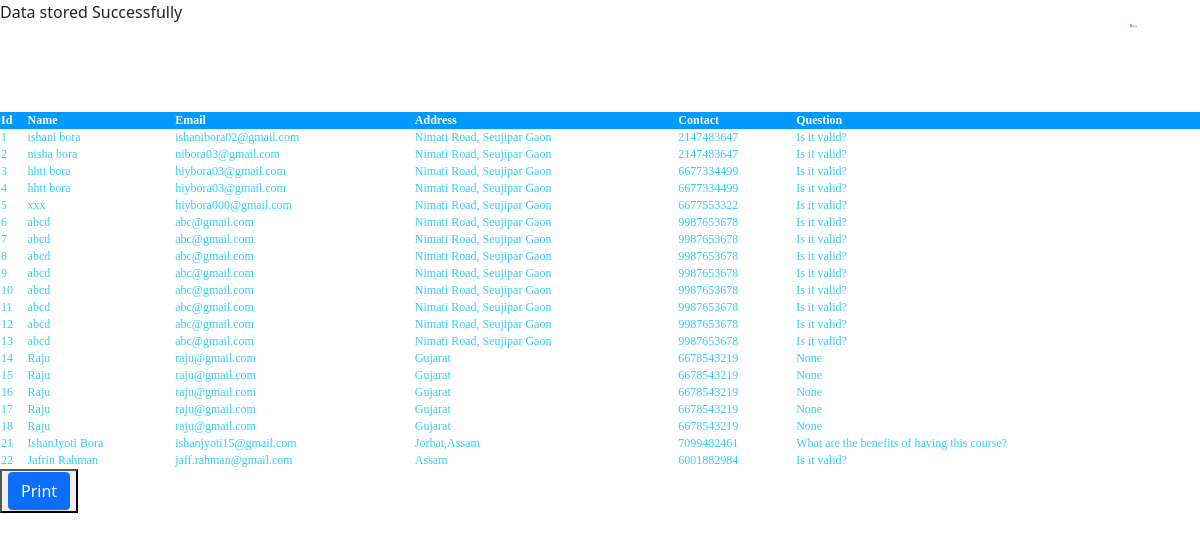
The app's page /connect.php with its own data.
### tables this page shows
CREATE TABLE `registration` (
  `id` int(11) NOT NULL,
  `name` text NOT NULL,
  `email` varchar(100) NOT NULL,
  `address` varchar(200) NOT NULL,
  `contact` bigint(100) NOT NULL,
  `question` varchar(200) NOT NULL
);

### connect.php (the view, shortened to what this page needs)
<?php
$conn=new mysqli('localhost','root','','test1');
?>
<html>
<head>
<link rel="stylesheet" type="text/css" href="css/bootstrap-5.0.0-beta3-dist/css/bootstrap.css"/>
</head>
<body>
<div align="right" >
<img src="logo3.png" height="40px" width="70px"/>
</div>
<br /><br />
<div>
<table>
<tr>
<th>Id</th>
<th>Name</th>
<th>Email</th>
<th>Address</th>
<th>Contact</th>
<th>Question</th>
</tr>
<?php
$sql1="SELECT * FROM registration";
$res=$conn->query($sql1);
if($res->num_rows>0){
while($row=$res->fetch_assoc()){
echo "<tr><td>".$row["id"]."</td><td>".$row["name"]."</td><td>".$row["email"]."</td><td>".$row["address"]."</td><td>".$row["contact"]."</td><td>".$row["question"]."</td><tr>";
}
echo"</table>";
}
else{
echo "0 result";
}
?>
</div>
<div>
<div>
<form action="fetch.php" method="post">
<button><input type="submit"  class="btn btn-primary" name="Print" value="Print" /></button>
</form>
</div>
</div>
</body>
</html>

### connect.php (style rules this page uses)
table { border-collapse:collapse; width:100%; color:#33CCFF; font-family:"Times New Roman", Times, serif; font-size:12px; text-align:left; }
th { background-color:#0099FF; color:#FFFFFF; }

### records on screen
registration: id "1", name "ishani bora", email "ishanibora02@gmail.com", address "Nimati Road, Seujipar Gaon", contact "2147483647", question "Is it valid?"
registration: id "2", name "nisha bora", email "nibora03@gmail.com", address "Nimati Road, Seujipar Gaon", contact "2147483647", question "Is it valid?"
registration: id "3", name "hhtt bora", email "hiybora03@gmail.com", address "Nimati Road, Seujipar Gaon", contact "6677334499", question "Is it valid?"
registration: id "4", name "hhtt bora", email "hiybora03@gmail.com", address "Nimati Road, Seujipar Gaon", contact "6677334499", question "Is it valid?"
registration: id "5", name "xxx", email "hiybora000@gmail.com", address "Nimati Road, Seujipar Gaon", contact "6677553322", question "Is it valid?"
registration: id "6", name "abcd", email "abc@gmail.com", address "Nimati Road, Seujipar Gaon", contact "9987653678", question "Is it valid?"
registration: id "7", name "abcd", email "abc@gmail.com", address "Nimati Road, Seujipar Gaon", contact "9987653678", question "Is it valid?"
registration: id "8", name "abcd", email "abc@gmail.com", address "Nimati Road, Seujipar Gaon", contact "9987653678", question "Is it valid?"
registration: id "9", name "abcd", email "abc@gmail.com", address "Nimati Road, Seujipar Gaon", contact "9987653678", question "Is it valid?"
registration: id "10", name "abcd", email "abc@gmail.com", address "Nimati Road, Seujipar Gaon", contact "9987653678", question "Is it valid?"
registration: id "11", name "abcd", email "abc@gmail.com", address "Nimati Road, Seujipar Gaon", contact "9987653678", question "Is it valid?"
registration: id "12", name "abcd", email "abc@gmail.com", address "Nimati Road, Seujipar Gaon", contact "9987653678", question "Is it valid?"
registration: id "13", name "abcd", email "abc@gmail.com", address "Nimati Road, Seujipar Gaon", contact "9987653678", question "Is it valid?"
registration: id "14", name "Raju", email "raju@gmail.com", address "Gujarat", contact "6678543219", question "None"
registration: id "15", name "Raju", email "raju@gmail.com", address "Gujarat", contact "6678543219", question "None"
registration: id "16", name "Raju", email "raju@gmail.com", address "Gujarat", contact "6678543219", question "None"
registration: id "17", name "Raju", email "raju@gmail.com", address "Gujarat", contact "6678543219", question "None"
registration: id "18", name "Raju", email "raju@gmail.com", address "Gujarat", contact "6678543219", question "None"
registration: id "21", name "IshanJyoti Bora", email "ishanjyoti15@gmail.com", address "Jorhat,Assam", contact "7099482461", question "What are the benefits of having this course?"
registration: id "22", name "Jafrin Rahman", email "jaff.rahman@gmail.com", address "Assam", contact "6001882984", question "Is it valid?"
